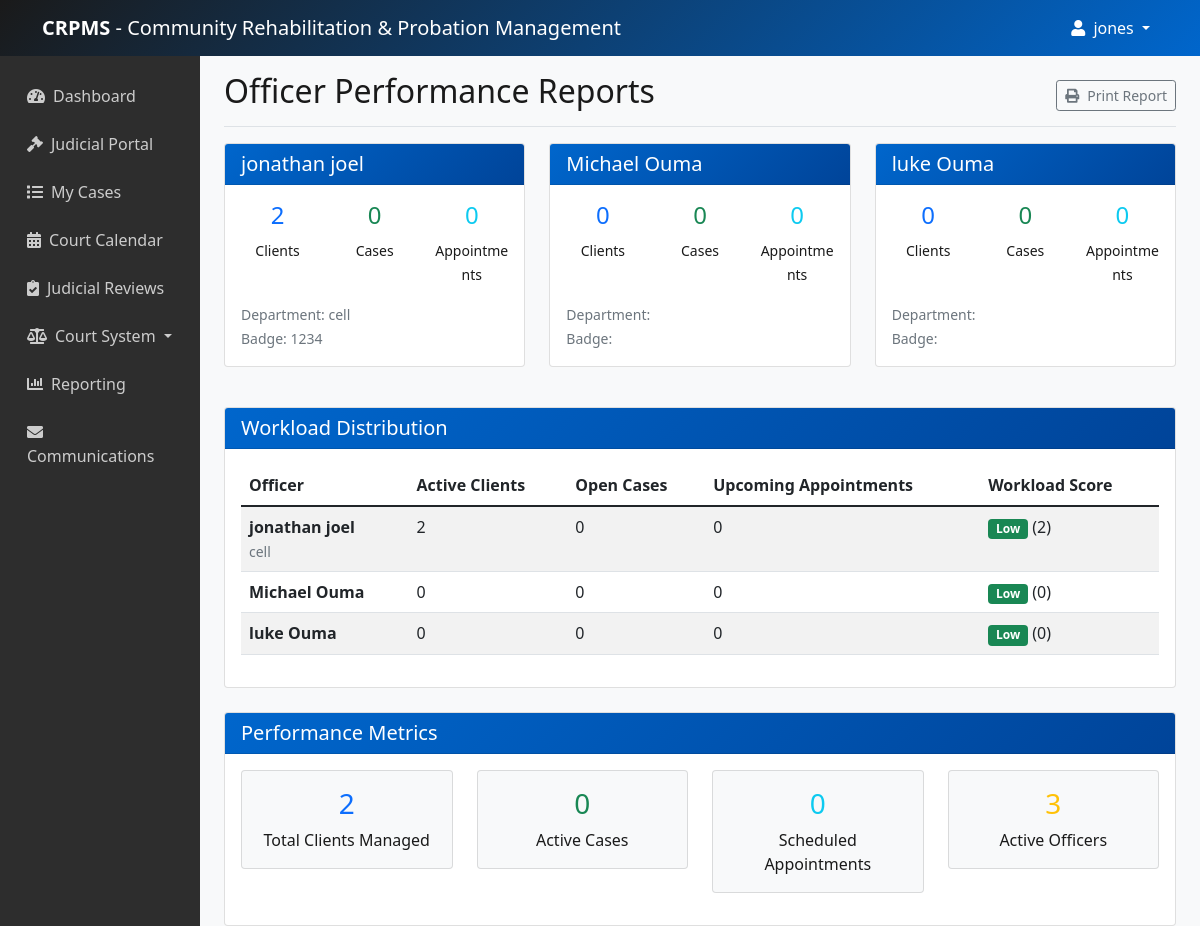
/reporting/officers/ (signed in), run on an earlier commit of the app's database.
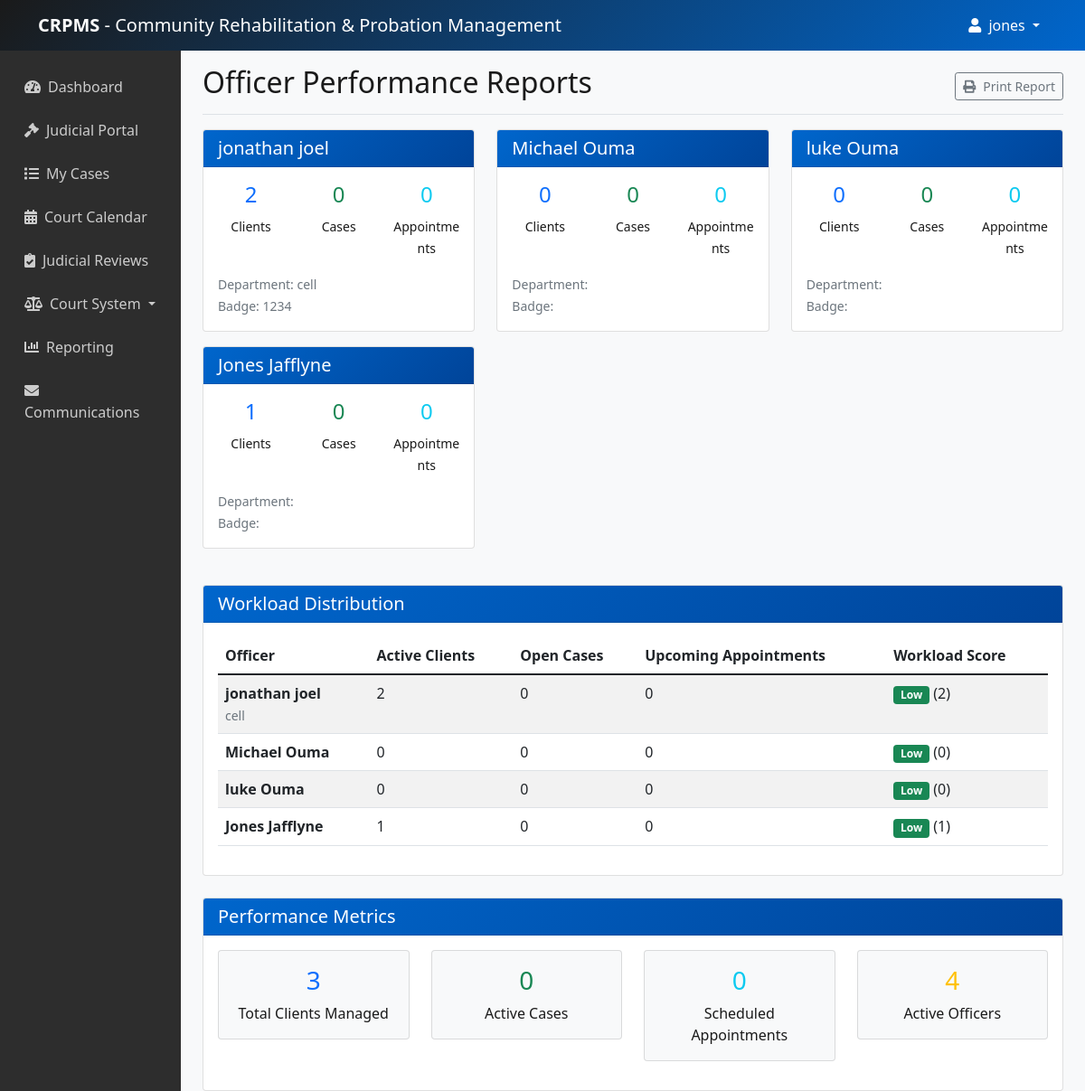
And on a later commit of the database.
### users/models.py (models this page shows, shortened)
class User(AbstractUser):
    USER_TYPE_CHOICES = (
        ('admin', 'System Administrator'),
        ('officer', 'Probation Officer'),
        ('staff', 'Support Staff'),
        ('judge', 'Judge'),
    )
    user_type = models.CharField(max_length=20, choices=USER_TYPE_CHOICES, default='officer')
    phone = models.CharField(max_length=20, blank=True)
    department = models.CharField(max_length=100, blank=True)
    badge_number = models.CharField(max_length=50, blank=True)
    profile_picture = models.ImageField(upload_to='profiles/', blank=True)
    is_active_officer = models.BooleanField(default=True)  # Track if officer is active
    court_jurisdiction = models.CharField(max_length=100, blank=True)  # For judges

### reporting/views.py (the view)
# urls.py: path('officers/', views.officer_report, name='officer_report'),
@login_required
def officer_report(request):
    officers = User.objects.filter(user_type='officer').annotate(
        client_count=Count('client'),
        case_count=Count('officer_cases'),
        appointment_count=Count('appointment')
    )
    total_clients = Client.objects.count()
    active_cases = Case.objects.filter(status='open').count()
    total_appointments = Appointment.objects.count()
    context = {
        'officers': officers,
        'total_clients': total_clients,
        'active_cases': active_cases,
        'total_appointments': total_appointments,
    }
    return render(request, 'reporting/officer_report.html', context)

### core/context_processors.py (called while the page is built)
def has_group_permission(request):
    def check_group(group_name):
        return request.user.groups.filter(name=group_name).exists()
    return {'has_group_permission': check_group}

### templates/reporting/officer_report.html (shortened to what the changed rows need)
{% extends 'base.html' %}
{% block content %}
<div class="d-flex justify-content-between flex-wrap flex-md-nowrap align-items-center pt-3 pb-2 mb-3 border-bottom">
    <h1 class="h2">Officer Performance Reports</h1>
</div>
<div class="row mb-4">
    {% for officer in officers %}
    <div class="col-md-4 mb-3">
        <div class="card">
            <div class="card-header">
                <h5 class="card-title mb-0">{{ officer.get_full_name }}</h5>
            </div>
            <div class="card-body">
                <div class="row text-center">
                    <div class="col-4">
                        <h4 class="text-primary">{{ officer.client_count }}</h4>
                        <small>Clients</small>
                    </div>
                    <div class="col-4">
                        <h4 class="text-success">{{ officer.case_count }}</h4>
                        <small>Cases</small>
                    </div>
                    <div class="col-4">
                        <h4 class="text-info">{{ officer.appointment_count }}</h4>
                        <small>Appointments</small>
                    </div>
                </div>
                <div class="mt-3">
                    <small class="text-muted">Department: {{ officer.department }}</small><br>
                    <small class="text-muted">Badge: {{ officer.badge_number }}</small>
                </div>
            </div>
        </div>
    </div>
    {% endfor %}
</div>
<div class="card">
    <div class="card-body">
        <div class="table-responsive">
            <table class="table table-striped">
                <thead>
                    <tr>
                        <th>Officer</th>
                        <th>Active Clients</th>
                        <th>Open Cases</th>
                        <th>Upcoming Appointments</th>
                        <th>Workload Score</th>
                    </tr>
                </thead>
                <tbody>
                    {% for officer in officers %}
                    <tr>
                        <td>
                            <strong>{{ officer.get_full_name }}</strong>
                            <br>
                            <small class="text-muted">{{ officer.department }}</small>
                        </td>
                        <td>{{ officer.client_count }}</td>
                        <td>{{ officer.case_count }}</td>
                        <td>{{ officer.appointment_count }}</td>
                        <td>
                            {% with workload=officer.client_count|add:officer.case_count|add:officer.appointment_count %}
                                {% if workload > 50 %}
                                <span class="badge bg-danger">High</span>
                                {% elif workload > 25 %}
                                <span class="badge bg-warning">Medium</span>
                                {% else %}
                                <span class="badge bg-success">Low</span>
                                {% endif %}
                                ({{ workload }})
                            {% endwith %}
                        </td>
                    </tr>
                    {% endfor %}
                </tbody>
            </table>
        </div>
    </div>
</div>
<div class="card mt-4">
    <div class="card-body">
        <div class="row text-center">
            <div class="col-md-3 mb-3">
                <div class="card bg-light">
                    <div class="card-body">
                        <h3 class="text-primary">{{ total_clients }}</h3>
                        <p class="mb-0">Total Clients Managed</p>
                    </div>
                </div>
            </div>
            <div class="col-md-3 mb-3">
                <div class="card bg-light">
                    <div class="card-body">
                        <h3 class="text-warning">{{ officers.count }}</h3>
                        <p class="mb-0">Active Officers</p>
                    </div>
                </div>
            </div>
        </div>
    </div>
</div>
{% endblock %}

What changed in the data, as far as the page shows it:
added User: get_full_name "Jones Jafflyne", client_count "1", case_count "0", appointment_count "0", officer "1"
Also different on the page:
{{ total_clients }}: "2" → "3"
{{ officers.count }}: "3" → "4"
